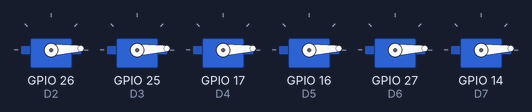
Recording of a sketch running on a simulated ESP32. Parts: 6 × servo.

Above: at 0.05 s.
At 0.4 s:
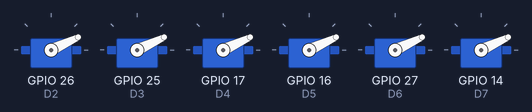
At 1.0 s:
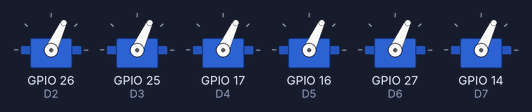
At 1.95 s:
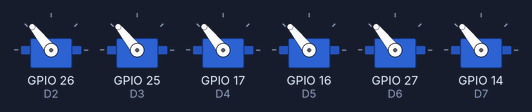
At 2.9 s:
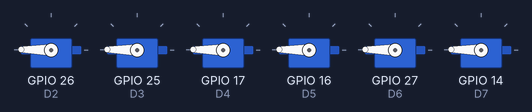
At 3.85 s:
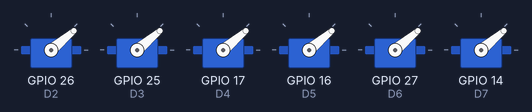
Timing chart, 0 to 6.3 s (numbered marks = the images above):
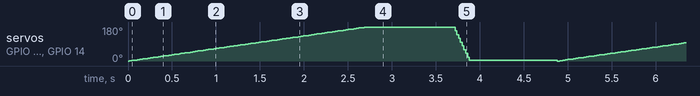

The sketch:

Abrir_Cerrar_Mano_2025-ESP32.ino
```cpp
//Script to control InMoov Arm using Aoutecen EMG Muscle Sensor V3 from Advancer Technologies
//by Victor Alonso (vicadel@alumni.uv.es)
//Valencia (Spain)
//Juny 2025
//Part of TFG 3D Prostetic Hand & Forarm - InMoov Project

//For information about Aoutecen EMG Muscle Sensor V3 board, manual and other resources, please visit:
//https://www.tme.eu/Document/8732078ad54d82f6b49c5284341026b5/POLOLU-2726.pdf


/* * This program is free software; you can redistribute it and/or modify
 * it under the terms of the GNU General Public License as published by
 * the Free Software Foundation; either version 3 of the License, or
 * (at your option) any later version.
 *
 * This program is distributed in the hope that it will be useful,
 * but WITHOUT ANY WARRANTY; without even the implied warranty of
 * MERCHANTABILITY or FITNESS FOR A PARTICULAR PURPOSE.  See the
 * GNU General Public License for more details.
 *
 * You should have received a copy of the GNU General Public License
 * along with this program.  If not, see <http://www.gnu.org/licenses/>.
 * */


//Incluye la librería ESP32Servo que permite controlar servomotores con un ESP32
#include <ESP32Servo.h>

//ESP32 esta definido - flexibilidad y concrecion para el micro ESP32
#ifdef ESP32

// Definición de pines analógicos y digitales para el ESP32
//ANALOGICOS A0-A7
#define A0 2
#define A1 4
#define A2 35
#define A3 34
#define A4 36
#define A5 39
#define A6 32
#define A7 33

//DIGITALES D2-D13
#define D2 26
#define D3 25
#define D4 17
#define D5 16
#define D6 27
#define D7 14
#define D8 12
#define D9 13
#define D10 5
#define D11 23
#define D12 19
#define D13 18
#endif


//myservo1-5 servomotores de los dedos

//int servo_pin = 9;  // for Arduino microcontroller
//int servo_pin = D7;  // for ESP8266 microcontroller
//int servo_pin = D2;  // for ESP32 microcontroller

//Inicializacion de objetos
Servo myservo1, myservo2, myservo3, myservo4, myservo5;
Servo myservo6;

int angle = 0;  //Variable que almacenara el angulo de los servomotores


void setup()
{
  //Asocia cada servomotor a un pin digital del ESP32
  myservo1.attach(D2);    // Asocia el primer servomotor al pin D2 (26)
  myservo2.attach(D3);    // Asocia el segundo servomotor al pin D3 (25)
  myservo3.attach(D4);    // Asocia el tercer servomotor al pin D4 (17)
  myservo4.attach(D5);    // Asocia el cuarto servomotor al pin D5 (16)
  myservo5.attach(D6);    // Asocia el quinto servomotor al pin D6 (27)
  myservo6.attach(D7);
}

void loop()
{

  // Move from 0 to 180 degrees with a positive angle of 1
  // Mueve los servos de 0 a 180 grados incrementando el angulo en 1 grado cada iteración
  for(angle = 0; angle < 180; angle += 1)
  {
    myservo1.write(angle);  //Mueve el primer servo a la posicion angle
    myservo2.write(angle);      // Mueve el segundo servo a la posición angle
    myservo3.write(angle);      // Mueve el tercer servo a la posición angle
    myservo4.write(angle);      // Mueve el cuarto servo a la posición angle
    myservo5.write(angle);      // Mueve el quinto servo a la posición angle
    myservo6.write(angle);
    delay(15);                  // Espera 15 milisegundos para suavizar el movimiento del servo
  }

  delay(1000);                  // Espera 1 segundo antes de iniciar el siguiente movimiento

   // Move from 180 to 0 degrees with a negative angle of 5
   // Mueve los servos de 180 a 0 grados decrementando el ángulo en 5 grados cada iteración
  for(angle = 180; angle>=1; angle-=5)
  {
    myservo1.write(angle);    // Mueve el primer servo a la posición 180 - angle
    myservo2.write(angle);        // Mueve el segundo servo a la posición angle
    myservo3.write(angle);        // Mueve el tercer servo a la posición angle
    myservo4.write(angle);        // Mueve el cuarto servo a la posición angle
    myservo5.write(angle);        // Mueve el quinto servo a la posición angle
    myservo6.write(angle);
    delay(5);                     // Espera 5 milisegundos para suavizar el movimiento del servo
  }

    delay(1000);                // Espera 1 segundo antes de repetir el ciclo
}
```
